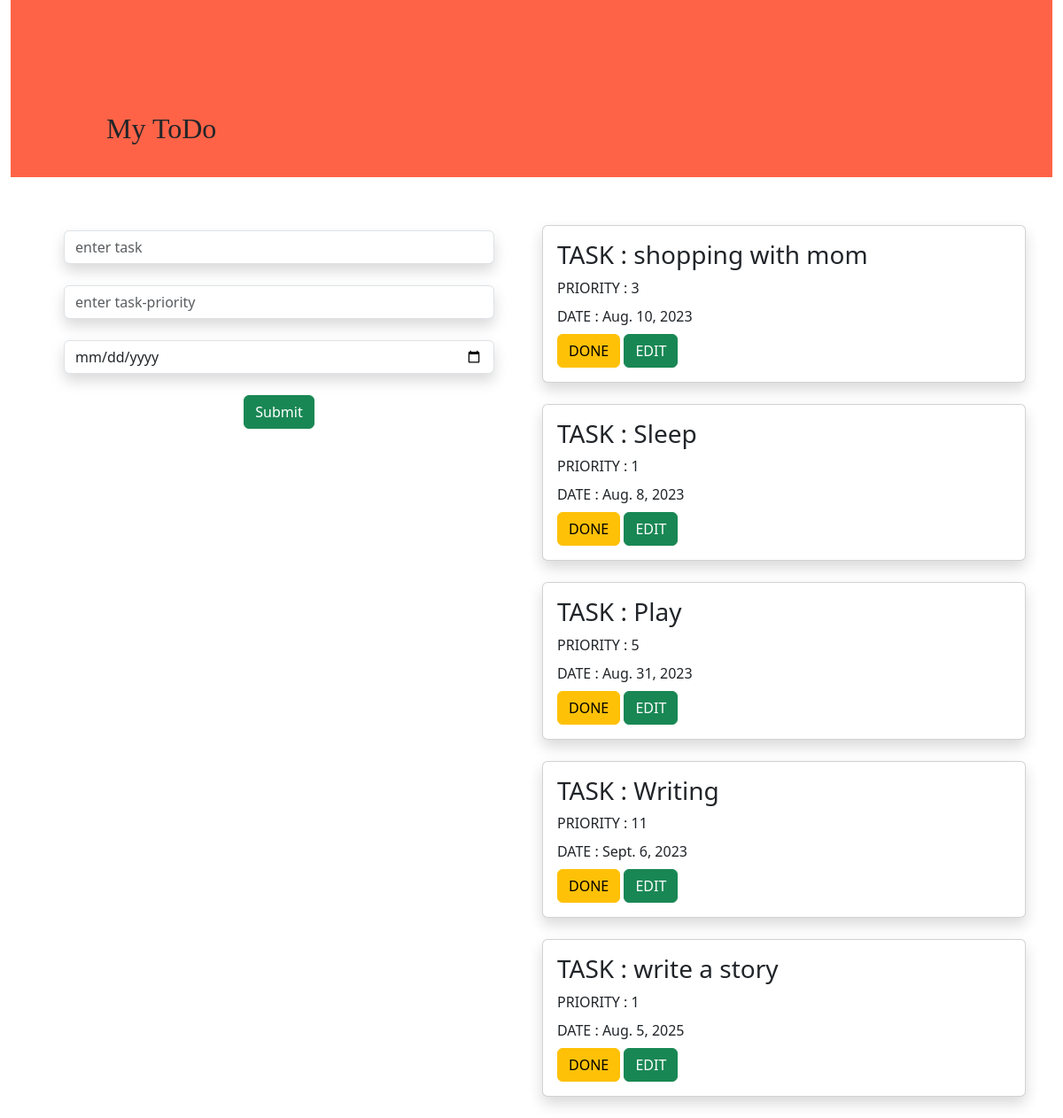
The page / on the database its author committed.
### todoapp/models.py (models this page shows, shortened)
class Task(models.Model):
    name = models.TextField(max_length=200)
    priority = models.IntegerField()
    date = models.DateField()

### todoapp/views.py (the view)
# urls.py: path('', views.home, name="home"),
def home(request):
    my_tasks = Task.objects.all()
    if request.method == 'POST':
        name = request.POST.get('task','')
        priority = request.POST.get('priority', '')
        date = request.POST.get('date','')
        task = Task(name=name, priority=priority, date=date)
        task.save()
    return render(request, "home.html", {'key1': my_tasks})

### templates/home.html (shortened to what this page needs)
{% extends 'base.html' %}
{% block content %}
<div class="container-fluid">
    <div class="row">
        <div class="col-md-12">
            <div class="my-banner">
                    <div class="banner-text">
                        <h2> My ToDo </h2>
                    </div>
            </div>
        </div>
    </div>
</div>
<div class="container">
<div class="row">
<div class="col-md-6 text-center">
<form method="post" style="margin:30px;">
    <div class="form-group">
    <input type="text" name="task" class="form-control shadow" placeholder="enter task"> <br>
    </div>
    <div class="form-group">
    <input type="text" name="priority" class="form-control shadow" placeholder="enter task-priority"> <br>
    </div>
     <div class="form-group">
    <input type="date" name="date" class="form-control shadow" placeholder="enter date"> <br>
    </div>
    <input type="submit" class="btn btn-success" >
</form>
</div>
<div class="col-md-6 "> <br>
{% for i in key1 %}
<div class="card shadow"  >
    <div class="card-body">
    <h3> TASK : {{i.name}} </h3>
    <div class="card-title"> PRIORITY : {{i.priority}} </div>
    <div class="card-title"> DATE : {{i.date}} </div>
    <a class="btn btn-warning" href="{% url 'cbvdelete' i.id %}"> DONE </a>
    <a class="btn btn-success" href="{% url 'cbvupdate' i.id %}"> EDIT </a>
    </div>
</div> <br>
{% endfor %}
</div>
</div>
</div>
{% endblock %}

### templates/base.html (shortened to what this page needs)
{% load static %}
<html lang="en">
<head>
    <link href="https://cdn.jsdelivr.net/npm/bootstrap@5.3.1/dist/css/bootstrap.min.css" rel="stylesheet">
    <link  rel="stylesheet" href="{% static 'style1.css' %}">
</head>
<body>
{% block content %}
{% endblock %}
</body>
</html>

### static/style1.css (style rules this page uses)
.my-banner { background-color : Tomato; width: 100%; height: 200px; margin-bottom: 30px; }
.banner-text { top: 10%; left: 10%; position: absolute; text-align: center; font-family: "Lucida Handwriting"; }

### rows shown on the page
Task: name "shopping with mom", priority "3", date "Aug. 10, 2023"
Task: name "Sleep", priority "1", date "Aug. 8, 2023"
Task: name "Play", priority "5", date "Aug. 31, 2023"
Task: name "Writing", priority "11", date "Sept. 6, 2023"
Task: name "write a story", priority "1", date "Aug. 5, 2025"
